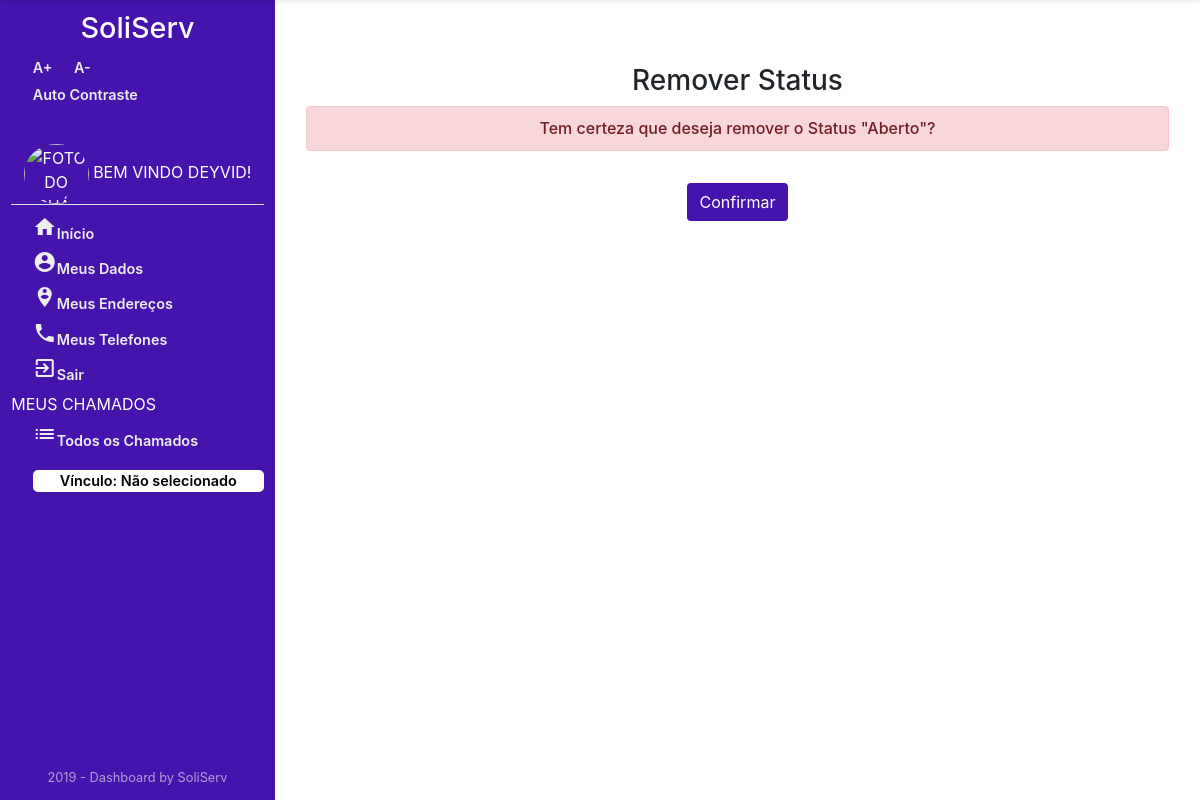
The app's page /Chamados/excluirStatusChamado/1 (signed in), older data.
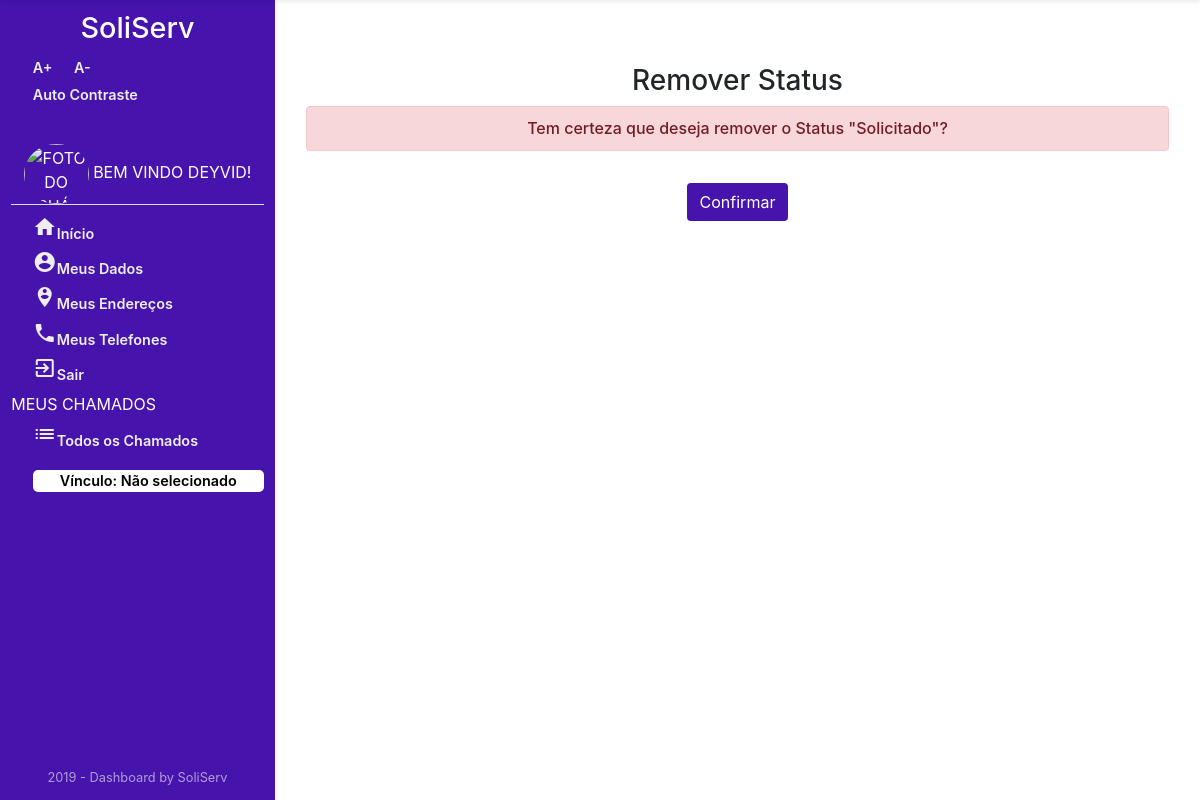
The same page, newer data.
### Chamados/models.py (models this page shows)
class Status(models.Model):
    descricao = models.CharField('DESCRIÇÃO', max_length=45)
    def __str__(self):
        return self.descricao
    class Meta:
        verbose_name = "Status"
        verbose_name_plural = "Status"

### Chamados/views.py (the view)
# urls.py: path('excluirStatusChamado/<int:pk>', views.DeletarStatus.as_view(),name='status_deletar'),
class DeletarStatus(DeleteView):
    model = Status
    template_name = "Chamados/Status/status_confirm_delete.html"
    success_url = reverse_lazy('Chamados:lista_status_chamado')

### Chamados/templates/Chamados/Status/status_confirm_delete.html (shortened to what this page needs)
{% extends 'sistemaDeGestaoDeServicosPublicos/index1.html' %}
{% block centro %}
{% block centroOrgao %}
<div class="container text-center mt-5">
    <form method="post">{% csrf_token %}
        <h3 class="text-center">Remover Status</h3>
        <h6 class="alert alert-danger">Tem certeza que deseja remover o Status  "{{ object }}"?</h6>
        <input type="submit" class="btn mt-3"style="background: #4613ac; color: white;" value="Confirmar">
    </form>
</div>
{% endblock %}
{% endblock%}

Row changes from the older to the newer data that the page shows:
changed Status: descricao "Aberto" → "Solicitado"
